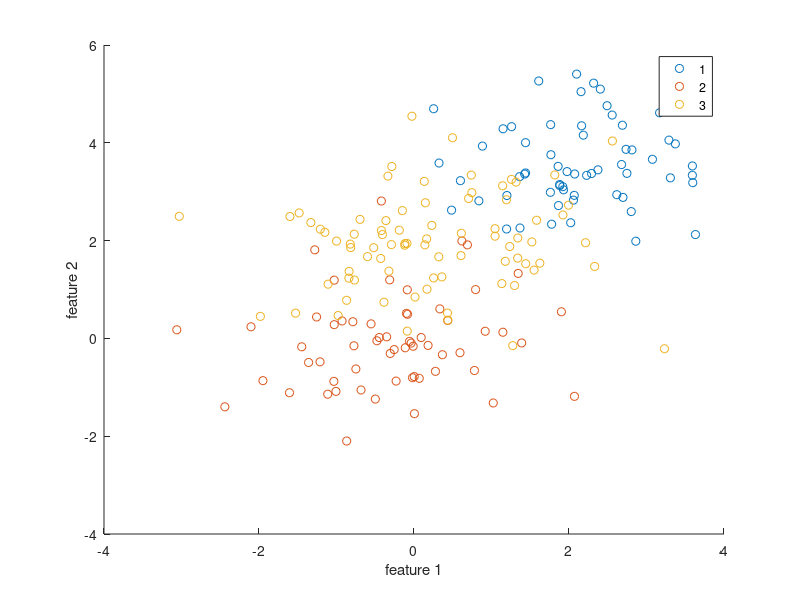

The MATLAB source for this figure:
load data_knnSimulation;

% scatter plot of points from different groups in different colors
figure;
gscatter(Xtrain(:, 1), Xtrain(:, 2), ytrain(:,1))
xlabel('feature 1');
ylabel('feature 2');